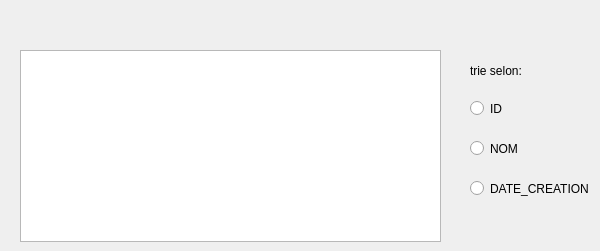
      <widget class="QWidget" name="tab_6">
       <attribute name="title">
        <string>Afficher_prom</string>
       </attribute>
       <widget class="QTableView" name="tab_prom">
        <property name="geometry">
         <rect>
          <x>20</x>
          <y>50</y>
          <width>421</width>
          <height>192</height>
         </rect>
        </property>
       </widget>
       <widget class="QLabel" name="label_18">
        <property name="geometry">
         <rect>
          <x>470</x>
          <y>60</y>
          <width>101</width>
          <height>21</height>
         </rect>
        </property>
        <property name="text">
         <string>trie selon:</string>
        </property>
       </widget>
       <widget class="QRadioButton" name="radioButton">
        <property name="geometry">
         <rect>
          <x>470</x>
          <y>100</y>
          <width>82</width>
          <height>17</height>
         </rect>
        </property>
        <property name="text">
         <string>ID</string>
        </property>
       </widget>
       <widget class="QRadioButton" name="radioButton_2">
        <property name="geometry">
         <rect>
          <x>470</x>
          <y>140</y>
          <width>82</width>
          <height>17</height>
         </rect>
        </property>
        <property name="text">
         <string>NOM</string>
        </property>
       </widget>
       <widget class="QRadioButton" name="radioButton_3">
        <property name="geometry">
         <rect>
          <x>470</x>
          <y>180</y>
          <width>121</width>
          <height>17</height>
         </rect>
        </property>
        <property name="text">
         <string>DATE_CREATION</string>
        </property>
       </widget>
      </widget>
